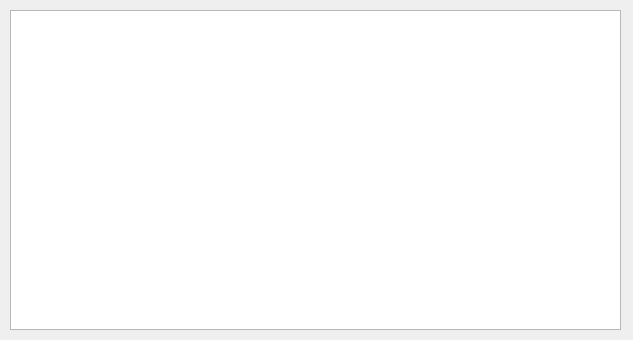
<?xml version="1.0" encoding="UTF-8"?>
<ui version="4.0">
 <class>Form</class>
 <widget class="QWidget" name="Form">
  <property name="geometry">
   <rect>
    <x>0</x>
    <y>0</y>
    <width>633</width>
    <height>340</height>
   </rect>
  </property>
  <property name="windowTitle">
   <string>Form</string>
  </property>
  <widget class="QTableWidget" name="tableWidget">
   <property name="geometry">
    <rect>
     <x>10</x>
     <y>10</y>
     <width>611</width>
     <height>320</height>
    </rect>
   </property>
  </widget>
 </widget>
 <resources/>
 <connections/>
</ui>
